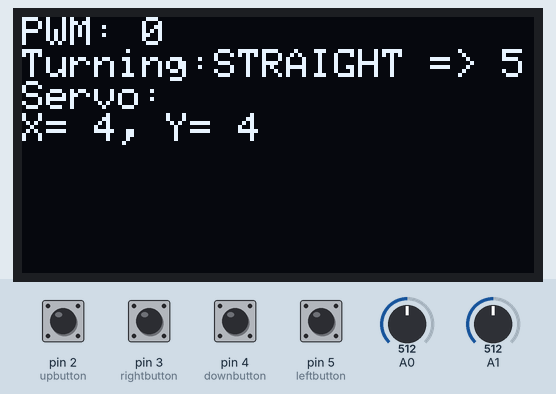
Recording of a sketch running on a simulated Arduino Mega 2560, built with avr-gcc and run on an emulated ATmega2560. On the bench: 128×64 one-colour display. Inputs (shaded band) come from the test bench; at power-on: pin 2 (upbutton), pin 3 (rightbutton), pin 4 (downbutton), pin 5 (leftbutton) HIGH, A0 = 512, A1 = 512. What the sketch prints to the serial monitor is not drawn.

Above: at 4.2 s.
4.3 s: pin 3 (rightbutton) pulled LOW for 1 s
At 6.3 s:
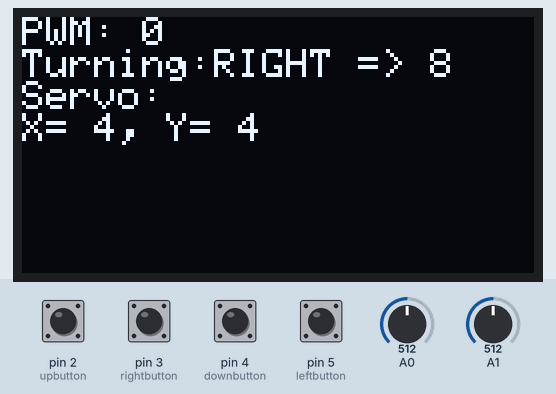
6.8 s: pin 2 (upbutton) pulled LOW for 0.15 s
At 7.4 s:
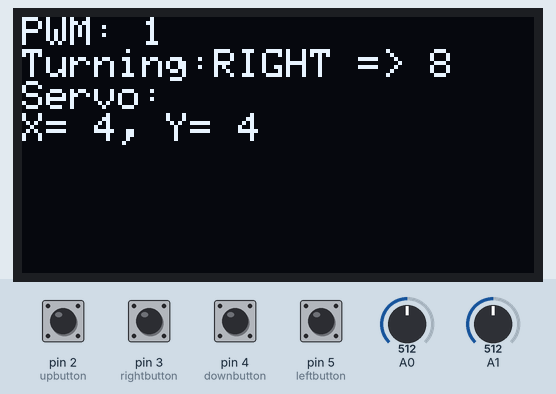
8.4 s: pin 5 (leftbutton) pulled LOW for 0.15 s
At 9.3 s:
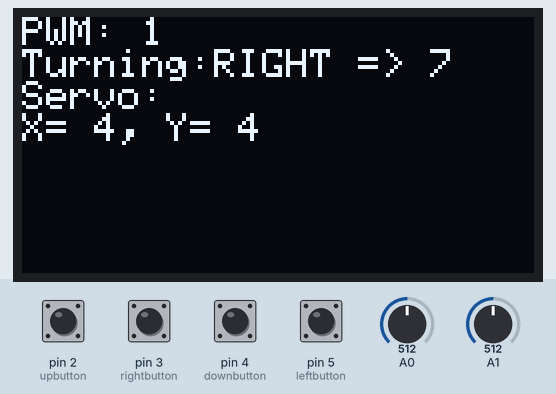
10.0 s: A0 set to 716
At 11.2 s:
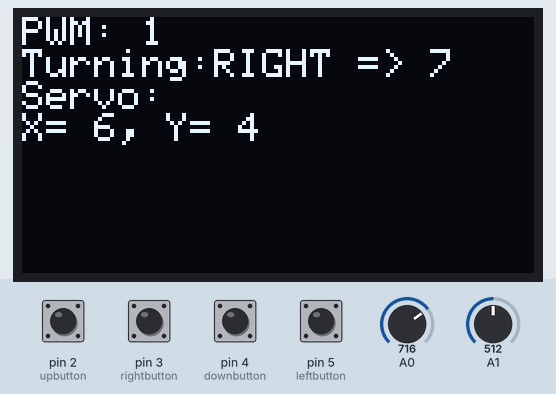
11.5 s: A1 set to 0
At 12.7 s:
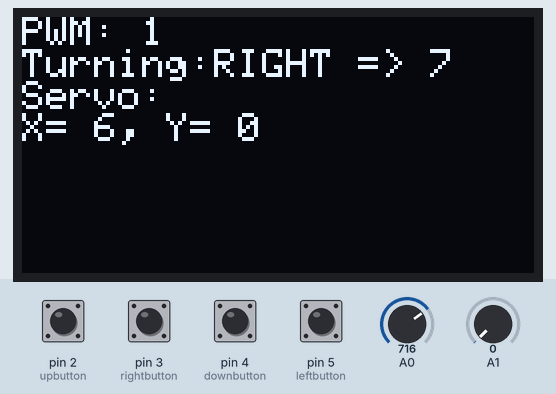
13.0 s: pin 4 (downbutton) pulled LOW for 0.15 s
At 14.3 s:
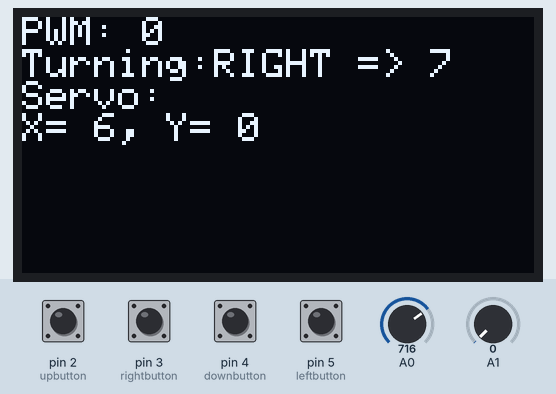
Timing chart, 0 to 15.6 s (numbered marks = the images above; inputs shaded):
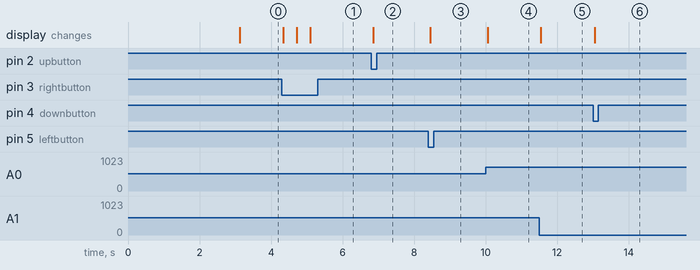

Measured:
- after the input at 4.3 s, the display: first changes after 0.05 s (image 1 shows a later state)
- after the input at 6.8 s, the display: changes after 0.06 s (image 2)
- after the input at 8.4 s, the display: changes at once (image 3)
- after the input at 10.0 s, the display: changes after 0.06 s (image 4)
- after the input at 11.5 s, the display: changes at once (image 5)
- after the input at 13.0 s, the display: changes after 0.05 s (image 6)

The sketch:

ControllerCodeSaad.ino
```cpp
/*
 * Fish encoder + servo fins (transmitter code)
 *
 * Transmits 4 signals:
 *      servo: up-down, left-right
 *      tail: turnValue, power
 *
 * Edited by: Tasnia, Brianna, Heidi, Allison, Saad, Taha
 *
 */
//Screen
#include <SPI.h>
#include <Wire.h>
#include <Adafruit_GFX.h>
#include <Adafruit_SSD1306.h>

#define SCREEN_WIDTH 128 // OLED display width, in pixels
#define SCREEN_HEIGHT 64 // OLED display height, in pixels

// Declaration for an SSD1306 display connected to I2C (SDA, SCL pins)
#define OLED_RESET     4 // Reset pin # (or -1 if sharing Arduino reset pin)
Adafruit_SSD1306 display(SCREEN_WIDTH, SCREEN_HEIGHT, &Wire, OLED_RESET);


// Timers
int timer1 = 0;       //store the time when transmiting
int timer2 = 0;       //store the time when sending T signals
int timer3 = 0;       //store the time when pressing left-right buttons
int timer4 = 0;       //store the time when pressing up-down buttons
int timer5 = 0;       //store the time when sending P signals
int bounceDelay=350;  // delay to avoid bounce on switch

//Variables for transmission
//signal1:R;     signal2:U;     signal3:T;      signal4:P
String sum_str;
char message[20];
int ascii_sum;     //checkSum value

//declare Funduino buttons
int leftbutton = 5;
int rightbutton = 3;
int upbutton = 2;
int downbutton = 4;

//Button default values
int xMap, yMap;
int tMap = 5;         //default value of turnVal
int pMap = 0;         //default value of power

//declare Funduino joystick
int sensorValueX = analogRead(A0);
int sensorValueY = analogRead(A1);

void setup() {
  // Setup Serial
  Serial.begin(9600, SERIAL_8O1);
  Serial1.begin(9600, SERIAL_8O1);
  while (!Serial.read());
  while (!Serial1.read()); // Wait for serial to setup


  // Setup Screen
  // SSD1306_SWITCHCAPVCC = generate display voltage from 3.3V internally
  if(!display.begin(SSD1306_SWITCHCAPVCC, 0x3C)) { //Ive changed the address //already chill
    Serial.println(F("SSD1306 allocation failed"));
    for(;;); // Don't proceed, loop forever
  }
  // Show initial display buffer contents on the screen --
  // the library initializes this with an Adafruit splash screen.
  //  display.display();
  //  delay(2000); // Pause for 2 seconds
  //  // Clear the buffer
  display.clearDisplay();

  // Draw BREED welcome message
  display.clearDisplay();
  display.setTextSize(2); // Draw 2X-scale text
  display.setTextColor(SSD1306_WHITE);
  display.setCursor(SCREEN_WIDTH, 0);
  display.println("Welcome to");
  display.setTextSize(3); // Draw 2X-scale text
  display.println("BREED");
  display.display();

  // Show the display buffer on the screen. You MUST call display() after
  // drawing commands to make them visible on screen!
  display.display();
  delay(3000);
  // display.display() is NOT necessary after every single drawing command,
  // unless that's what you want...rather, you can batch up a bunch of
  // drawing operations and then update the screen all at once by calling
  // display.display(). These examples demonstrate both approaches...


  //Setup Funduino pins
  pinMode(A0, INPUT);
  pinMode(A1, INPUT);
  pinMode(leftbutton,INPUT_PULLUP);
  pinMode(rightbutton,INPUT_PULLUP);
  pinMode(upbutton,INPUT_PULLUP);
  pinMode(downbutton,INPUT_PULLUP);
}


void loop() {


  //Update control variables from buttons
  //Reading Joystick Value
  sensorValueX = analogRead(A0);
  sensorValueY = analogRead(A1);
  xMap = map(sensorValueX, 0, 1023, 0, 9);
  yMap = map(sensorValueY, 0, 1023, 0, 9);


  //Reading the left, right, up and down buttons
  if((digitalRead(leftbutton) == LOW) && tMap > 1) {
    if (millis()-timer3 > bounceDelay){
      tMap--;
      Serial.println("button left");
      timer3 = millis();
    }
  }
  else if ((digitalRead(rightbutton)== LOW) && tMap < 9) {
    if (millis()-timer3 > bounceDelay){
      tMap++;
      Serial.println("button right");
      timer3 = millis();
    }
  }
  else if((digitalRead(downbutton) == LOW) && pMap > 0) {
    if (millis()-timer4 > bounceDelay){
      pMap--;
      Serial.println("button down");
      timer4 = millis();
    }
  }
  else if ((digitalRead(upbutton)== LOW) && pMap < 9) {
    if (millis()-timer4 > bounceDelay){
      pMap++;
      Serial.println("button up");
      timer4 = millis();
    }
  }


  //Update Screen

  display.clearDisplay();
  display.setTextSize(1); // Draw 2X-scale text
  display.setTextColor(SSD1306_WHITE);
  display.setCursor(0, 0);
  display.print("PWM: ");
  display.println(pMap);
  // Turning control Left
  display.print("Turning:");
  int turnVal=tMap;
  if ((turnVal>=1) and (turnVal<=3)){
    display.print("LEFT => ");
    }
    // Going Straight
    else if ((turnVal>=4) and (turnVal<=6)){
      display.print("STRAIGHT => ");
    }
    // Turning control Right
    else if ((turnVal>=7) and (turnVal<=9)){
      display.print("RIGHT => ");
    }
  display.println(tMap);
  display.println("Servo:  ");
  display.print("X= ");
  display.print(xMap);
  display.print(", Y= ");
  display.print(yMap);
  display.println();
  display.display();


  // Send signal after every 200 ms
  if (millis() - timer1 > 200) {
    timer1=millis(); //update timer1

    // Prepare string and send to receiver
    ascii_sum = 'R' + (xMap + '0')+'U' + (yMap + '0')+'T' + (tMap + '0')+'P' + (pMap + '0'); // Checksum
    sum_str = "R" + String(xMap) +"U"+ String(yMap)+"T" + String(tMap) +"P"+ String(pMap) + String(ascii_sum) + "?"; //payload + checksum
    strcpy(message,sum_str.c_str());
    Serial1.write(message);

    Serial.print("Signal: ");
    Serial.println(message);
    //blocking function, no need to wait for delay if use flush
    Serial1.flush();
  }
}
```
